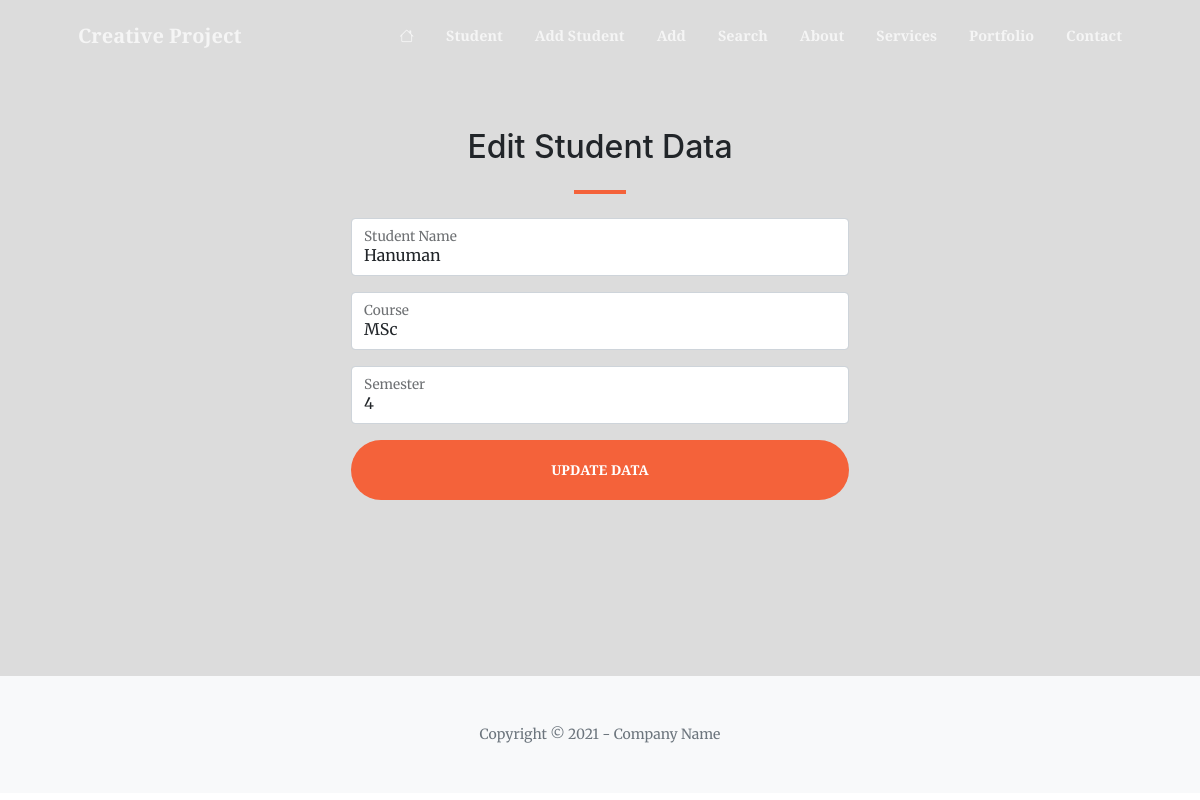
The page /editStudent/10 on the database its author committed.
### myapp/models.py (models this page shows, shortened)
class Student(models.Model):
    sname = models.CharField(max_length=100)
    course = models.CharField(max_length=50)
    sem = models.IntegerField()
    class Meta:
        ordering = ['sname']

### myapp/views.py (the view, shortened to what this page needs)
# urls.py: path('editStudent/<sid>', views.student_edit, name="student_edit"),    # myapp.view.py : Access the Home Page
def student_edit(request, sid):
	studObj = Student.objects.get(id = sid)
	return render(request, 'creative/student_edit_form.html', {'rec':studObj})

### templates/creative/student_edit_form.html (shortened to what this page needs)
{% extends '../theme.html' %}
{% load static %}
{% block content %}
<section class="page-section" id="contact" style="background-color:#dcdcdc;">
    <div class="container px-4 px-lg-5">
        <div class="row gx-4 gx-lg-5 justify-content-center">
            <div class="col-lg-8 col-xl-6 text-center">
                <h2 class="mt-0">Edit Student Data</h2>
                <hr class="divider" />
            </div>
        </div>
        <div class="row gx-4 gx-lg-5 justify-content-center mb-5">
            <div class="col-lg-6">
                <form id="editStudentForm" action="{% url 'student_edit' rec.id %}" method="post">
                    <div class="form-floating mb-3">
                        <input class="form-control" id="sname" name="sname" type="text" value="{{rec.sname}}" placeholder="Enter the student name..." data-sb-validations="required" />
                        <label for="name">Student Name</label>
                    </div>
                    <div class="form-floating mb-3">
                        <input class="form-control" id="course" name="course" type="text" value="{{rec.course}}" placeholder="Enter the course..." data-sb-validations="required" />
                        <label for="name">Course</label>
                    </div>
                    <div class="form-floating mb-3">
                        <input class="form-control" id="sem" name="sem" type="number" value="{{rec.sem}}" placeholder="Enter the semester..." data-sb-validations="required" />
                        <label for="name">Semester</label>
                    </div>
                    <div class="d-grid">
                        <input class="btn btn-primary btn-xl" id="submitButton" type="submit" value="Update Data">
                    </div>
                </form>
            </div>
        </div>
    </div>
</section>
{% endblock %}

### rows shown on the page
Student: sname "Hanuman", course "MSc", sem "4"
